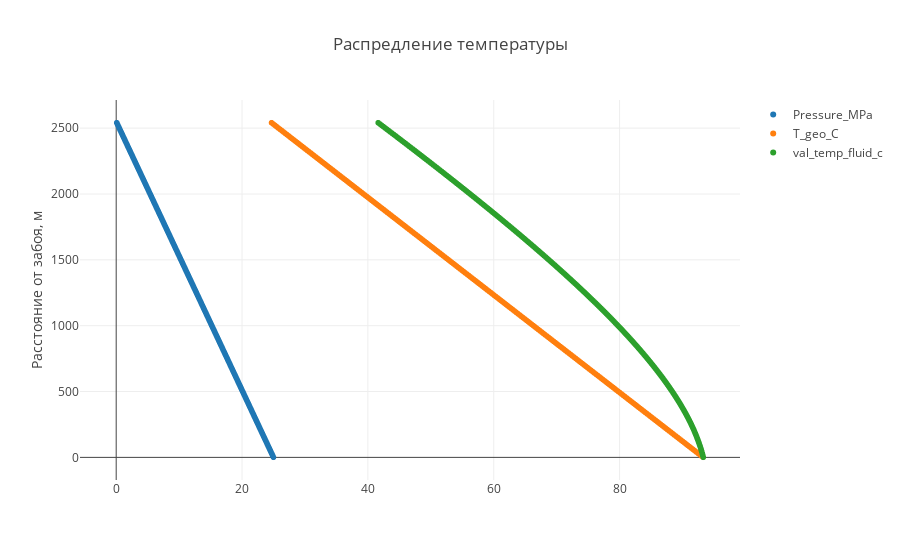

Write notebook code for a chart like this one.
### Markdown cell above
Построение графиков неправильным способом, без разбивок на участки

### Code cell
trace1 = go.Scattergl(
    x = temp_data.p_list,
    y = temp_data.distance_list,
    name = 'Pressure_MPa',
    mode = 'markers'
)

trace2 = go.Scattergl(
    x = temp_data.t_list,
    y = temp_data.distance_list,
    name = 'T_geo_C',
    mode = 'markers'
)

trace3 = go.Scattergl(
    x = temp_data.get_values(52),
    y = temp_data.distance_list,
    name = temp_data.get_name(52),
    mode = 'markers'
)

data = [trace1, trace2, trace3]

plot()

### Figure 1 — Plotly figure (JSON) as saved in the notebook; plotly's stock layout.template omitted (floating-point values rounded to 4 significant figures; data arrays with more than 128 entries replaced by an {"elided": "..."} marker saying what was removed)
{"data": [{"mode": "markers", "name": "Pressure_MPa", "type": "scattergl", "uid": "7d480457-c591-4113-9196-025e7205b6af", "x": {"elided": "255 float values"}, "y": {"elided": "255 int values"}}, {"mode": "markers", "name": "T_geo_C", "type": "scattergl", "uid": "1bb6cc4e-74f6-4a02-a4a1-99517eaf3a39", "x": {"elided": "255 float values"}, "y": {"elided": "255 int values"}}, {"mode": "markers", "name": "val_temp_fluid_c", "type": "scattergl", "uid": "933b0d88-c54b-4d76-b14c-80c9c0ff4dd8", "x": {"elided": "255 float values"}, "y": {"elided": "255 int values"}}], "layout": {"title": {"text": "Распредление температуры"}, "yaxis": {"title": {"text": "Расстояние от забоя, м"}}}}
